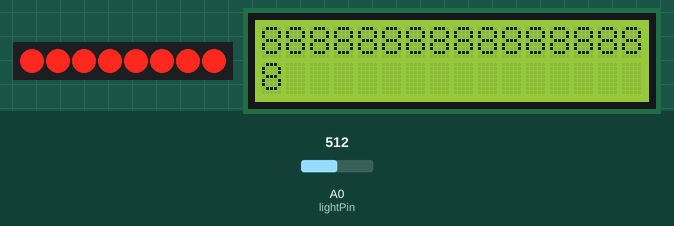
Simulated run of this sketch. Board: Arduino Uno, built with avr-gcc and run on an emulated ATmega328P. Shown: 8 shift-register outputs drawn as a row of LEDs (first output left, lit = HIGH), 16×2 character LCD. Wiring (inferred from the names in the program): shift register (74HC595): data pin 5; shift clock pin 2; latch pin 3. Wiring (inferred from the signals the program sends): row of LEDs: on Q0, Q1, Q2, Q3, Q4, Q5, Q6, Q7. Inputs (shaded band) come from the test bench; at power-on: A0 (lightPin) = 512.

Above: at 1.2 s.
1.3 s: A0 (lightPin) set to 465
2.8 s: A0 (lightPin) set to 438
At 3.4 s:
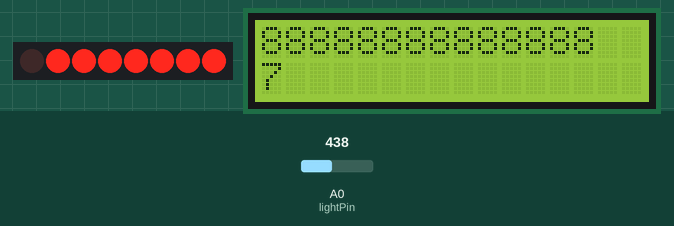
4.3 s: A0 (lightPin) set to 306
At 5.0 s:
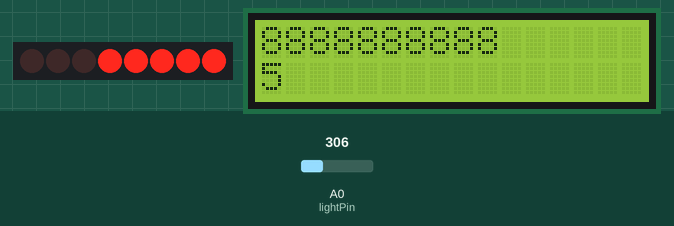
5.8 s: A0 (lightPin) set to 273
At 7.0 s:
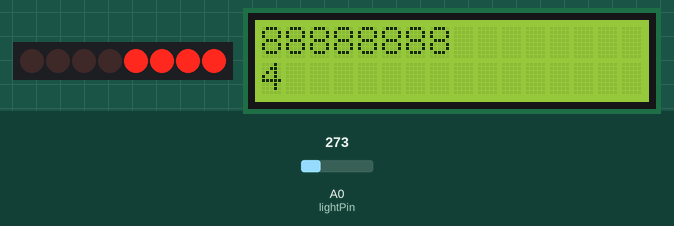
7.3 s: A0 (lightPin) set to 122
At 8.0 s:
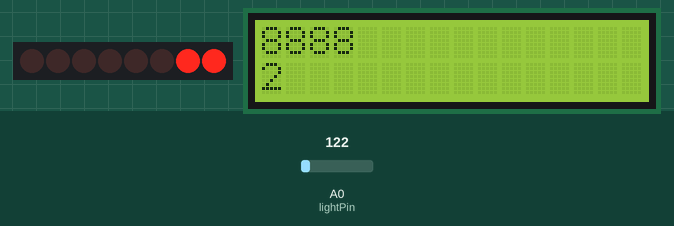
8.8 s: A0 (lightPin) set to 104
At 9.2 s:
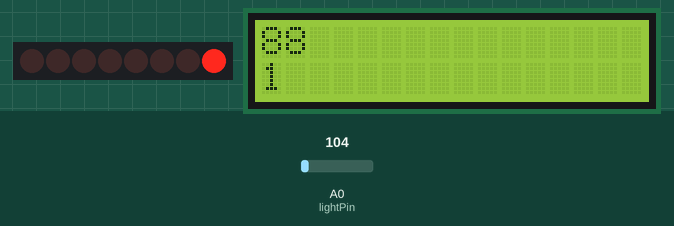
Timing chart, 0 to 11.3 s (numbered marks = the images above; inputs shaded):
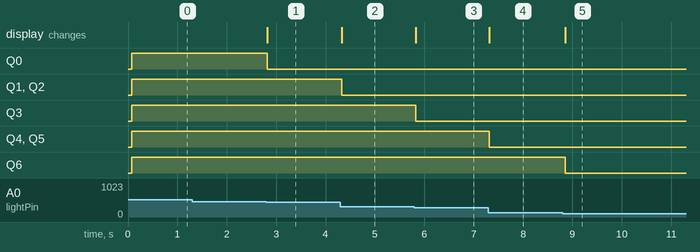

Measured:
- the behaviour switches between 456 and 455 on A0 (lightPin) (found by bisection; images 0 and 1)
- the behaviour switches between 285 and 284 on A0 (lightPin) (found by bisection; images 2 and 3)
- the behaviour switches between 114 and 113 on A0 (lightPin) (found by bisection; images 4 and 5)
- after the input at 1.3 s, every drawn part: stays the same
- after the input at 2.8 s, Q0: HIGH → LOW at once; the display: changes at once (image 1)
- after the input at 4.3 s, Q1, Q2: HIGH → LOW at once; the display: changes at once (image 2)
- after the input at 5.8 s, Q3: HIGH → LOW at once; the display: changes at once (image 3)
- after the input at 7.3 s, Q4, Q5: HIGH → LOW at once; the display: changes at once (image 4)
- after the input at 8.8 s, Q6: HIGH → LOW after 0.05 s; the display: changes after 0.05 s (image 5)

The sketch:

Photocell_LCD.ino
```cpp
//www.elegoo.com
//2016.12.9

#include <LiquidCrystal.h>
int lightPin = 0;
int latchPin = 3;
int clockPin = 2;
int dataPin = 5;

int leds = 0;

LiquidCrystal lcd(7, 8, 9, 10, 11, 12);

void setup()
{
  pinMode(latchPin, OUTPUT);
  pinMode(dataPin, OUTPUT);
  pinMode(clockPin, OUTPUT);
  lcd.begin(16, 2);
}

void displayTemp(int light)
{
  lcd.setCursor(0, 0);
  lcd.print("                                          ");
  lcd.setCursor(0, 0);
  if (light <= 1)
  {
    lcd.print("88");
  }
  else if (light > 1 && light <= 2)
  {
    lcd.print("8888");
  }
  else if (light > 2 && light <= 3)
  {
    lcd.print("888888");
  }
  else if (light > 3 && light <= 4)
  {
    lcd.print("88888888");
  }
  else if (light > 4 && light <= 5)
  {
    lcd.print("8888888888");
  }
  else if (light > 5 && light <= 6)
  {
    lcd.print("888888888888");
  }
  else if (light > 6 && light <= 7)
  {
    lcd.print("88888888888888");
  }
  else
  {
    lcd.print("8888888888888888");
  }

  lcd.setCursor(0, 9);
  lcd.print(light);
}

void updateShiftRegister()
{
   digitalWrite(latchPin, LOW);
   shiftOut(dataPin, clockPin, LSBFIRST, leds);
   digitalWrite(latchPin, HIGH);
}
void loop()
{
  int reading  = analogRead(lightPin);
  int numLEDSLit = reading / 57;  //1023 / 9 / 2
  if (numLEDSLit > 8) numLEDSLit = 8;
  leds = 0;   // no LEDs lit to start
  for (int i = 0; i < numLEDSLit; i++)
  {
    leds = leds + (1 << i);  // sets the i'th bit
  }
  displayTemp(numLEDSLit);
  updateShiftRegister();
  delay(50);
}
```
